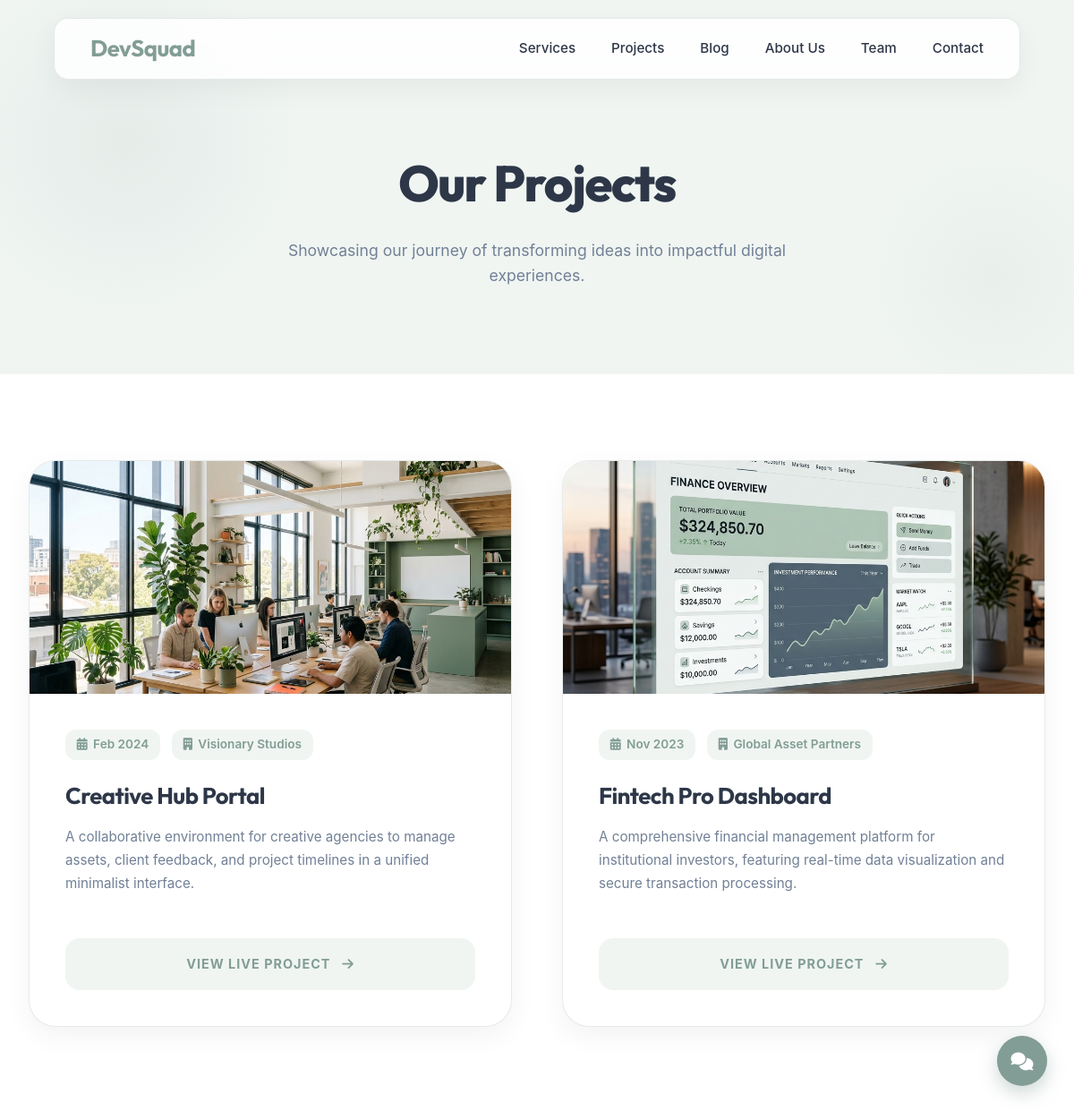
/projects/, run on the app's committed database.
### service/models.py (models this page shows, shortened)
class Project(models.Model):
    title = models.CharField(max_length=200)
    service = models.ForeignKey(Service, on_delete=models.SET_NULL, null=True, blank=True, related_name='projects')
    description = models.TextField()
    image = models.ImageField(upload_to='projects/')
    client = models.CharField(max_length=100, blank=True)
    live_url = models.URLField(blank=True, help_text="Link to the live project")
    completed_date = models.DateField(blank=True, null=True)
    created_at = models.DateTimeField(auto_now_add=True)

### service/views.py (the view)
# urls.py: path('projects/', views.project_list, name='project_list'),
def project_list(request):
    projects = Project.objects.all().order_by('-completed_date')
    return render(request, 'projects.html', {'projects': projects})

### service/templates/projects.html (shortened to what this page needs)
{% extends 'base.html' %}
{% block content %}
<div class="header-section">
    <h1>Our Projects</h1>
    <p class="subtitle">Showcasing our journey of transforming ideas into impactful digital experiences.</p>
</div>
<div class="projects-grid">
    {% for project in projects %}
    <div class="project-card">
        <div class="img-wrapper">
            <img src="{{ project.image.url }}" alt="{{ project.title }}" class="project-img">
        </div>
        <div class="project-info">
            <div class="project-meta">
                <span class="meta-tag"><i class="fas fa-calendar-alt"></i> {{ project.completed_date|date:"M Y" }}</span>
                <span class="meta-tag"><i class="fas fa-building"></i> {{ project.client }}</span>
            </div>
            <h3 class="project-title">{{ project.title }}</h3>
            <div class="description-wrapper" style="margin-bottom: 1.5rem; flex-grow: 1;">
                <div class="short-desc" style="color: var(--text-muted); line-height: 1.7; font-size: 0.95rem;">
                    {{ project.description|truncatewords:25 }}
                </div>
            </div>
            {% if project.live_url %}
            <a href="{{ project.live_url }}" target="_blank" class="view-btn">View Live Project <i
                    class="fas fa-arrow-right"></i></a>
            {% endif %}
        </div>
    </div>
    {% empty %}
    <div style="text-align: center; grid-column: 1/-1; padding: 6rem 2rem; color: var(--text-muted);">
        <i class="fas fa-folder-open fa-4x" style="margin-bottom: 1.5rem; opacity: 0.3;"></i>
        <h3 style="font-size: 1.5rem;">No projects added yet.</h3>
    </div>
    {% endfor %}
</div>
{% endblock %}

### service/templates/base.html (shortened to what this page needs)
<!DOCTYPE html>
<html lang="en">
<head>
    <link rel="stylesheet" href="https://cdnjs.cloudflare.com/ajax/libs/font-awesome/6.4.0/css/all.min.css">
</head>
<body>
    <nav class="glass">
        <a href="{% url 'home' %}" class="logo">DevSquad</a>
        <ul class="nav-links">
            <li><a href="{% url 'home' %}#services">Services</a></li>
            <li><a href="{% url 'project_list' %}">Projects</a></li>
            <li><a href="{% url 'blog_list' %}">Blog</a></li>
            <li><a href="{% url 'about_us' %}">About Us</a></li>
            <li><a href="{% url 'home' %}#team">Team</a></li>
            <li><a href="{% url 'home' %}#contact">Contact</a></li>
        </ul>
    </nav>
    {% block content %}{% endblock %}
    <div class="chat-widget">
        <div class="chat-toggle" onclick="toggleChat()">
            <i class="fas fa-comments fa-lg"></i>
        </div>
    </div>
</body>
</html>

### service/templates/base.html (style rules this page uses)
:root { --bg-color: #ffffff; --bg-alt: #f0f5f2; --primary-color: #829d95; --secondary-color: #adc2b5; --accent-color: #adc2b5; --text-color: #2d3748; --text-muted: #718096; --glass-bg: rgba(255, 255, 255, 0.85); --glass-border: rgba(130, 157, 149, 0.2); --shadow: 0 10px 30px rgba(0, 0, 0, 0.05); }
* { margin: 0; padding: 0; box-sizing: border-box; font-family: 'Inter', sans-serif; }
h1, h2, h3, h4, h5, h6, .logo { font-family: 'Outfit', sans-serif; }
body { background-color: var(--bg-color); color: var(--text-color); overflow-x: hidden; line-height: 1.6; }
img { max-width: 100%; height: auto; display: block; }
.glass { background: var(--glass-bg); backdrop-filter: blur(12px); -webkit-backdrop-filter: blur(12px); border: 1px solid var(--glass-border); border-radius: 16px; box-shadow: var(--shadow); }
nav { position: fixed; top: 20px; left: 50%; transform: translateX(-50%); width: 90%; max-width: 1200px; padding: 0.8rem 2.5rem; z-index: 1000; display: flex; justify-content: space-between; align-items: center; transition: all 0.3s ease; }
.logo { font-size: 1.6rem; font-weight: 700; color: var(--primary-color); text-decoration: none; letter-spacing: -0.5px; }
.nav-links { display: flex; gap: 2.5rem; list-style: none; }
.nav-links a { color: var(--text-color); text-decoration: none; font-weight: 500; font-size: 0.95rem; transition: all 0.3s; position: relative; }
.nav-links a::after { content: ''; position: absolute; bottom: -5px; left: 0; width: 0; height: 2px; background: var(--primary-color); transition: width 0.3s; }
.chat-widget { position: fixed; bottom: 30px; right: 30px; z-index: 1000; }
.chat-toggle { width: 56px; height: 56px; border-radius: 50%; background: var(--primary-color); color: white; display: flex; justify-content: center; align-items: center; cursor: pointer; box-shadow: 0 8px 20px rgba(130, 157, 149, 0.4); transition: all 0.3s cubic-bezier(0.175, 0.885, 0.32, 1.275); }

### service/templates/projects.html (style rules this page uses)
.header-section { padding: 10rem 2rem 6rem; text-align: center; background: var(--bg-alt); position: relative; overflow: hidden; }
.header-section::before { content: ''; position: absolute; top: -10%; left: -5%; width: 400px; height: 400px; background: radial-gradient(circle, rgba(130, 157, 149, 0.1) 0%, transparent 70%); border-radius: 50%; z-index: 1; }
.header-section::after { content: ''; position: absolute; bottom: -10%; right: -5%; width: 300px; height: 300px; background: radial-gradient(circle, rgba(173, 194, 181, 0.1) 0%, transparent 70%); border-radius: 50%; z-index: 1; }
.header-section h1 { font-size: 3.5rem; font-weight: 800; color: var(--text-color); margin-bottom: 1rem; letter-spacing: -1.5px; position: relative; z-index: 2; }
.subtitle { color: var(--text-muted); font-size: 1.1rem; max-width: 650px; margin: 0 auto; line-height: 1.6; position: relative; z-index: 2; }
.projects-grid { display: grid; grid-template-columns: repeat(auto-fill, minmax(360px, 1fr)); gap: 3.5rem; padding: 6rem 2rem; max-width: 1300px; margin: 0 auto; }
.project-card { border-radius: 30px; overflow: hidden; border: 1px solid var(--glass-border); background: white; transition: all 0.5s cubic-bezier(0.165, 0.84, 0.44, 1); height: 100%; display: flex; flex-direction: column; box-shadow: var(--shadow); }
.img-wrapper { position: relative; width: 100%; height: 260px; overflow: hidden; }
.project-img { width: 100%; height: 100%; object-fit: cover; transition: transform 0.8s ease; }
.project-info { padding: 2.5rem; flex: 1; display: flex; flex-direction: column; }
.project-meta { display: flex; flex-wrap: wrap; gap: 0.8rem; margin-bottom: 1.2rem; }
.meta-tag { display: inline-flex; align-items: center; gap: 0.4rem; padding: 0.4rem 0.8rem; border-radius: 12px; background: var(--bg-alt); color: var(--primary-color); font-size: 0.85rem; font-weight: 600; transition: all 0.3s; }
.project-title { font-size: 1.6rem; margin-bottom: 0.8rem; color: var(--text-color); font-weight: 700; letter-spacing: -0.5px; }
.view-btn { display: flex; align-items: center; justify-content: center; gap: 0.8rem; padding: 1.1rem; background: var(--bg-alt); color: var(--primary-color); text-decoration: none; font-weight: 700; font-size: 0.9rem; text-transform: uppercase; letter-spacing: 1px; border-radius: 16px; transition: all 0.3s; margin-top: 1.5rem; }

### data on the page
Project: image (picture), completed_date "Feb 2024", client "Visionary Studios", title "Creative Hub Portal", description "A collaborative environment for creative agencies to manage assets, client feedback, and project timelines in a unified minimalist interface."
Project: image (picture), completed_date "Nov 2023", client "Global Asset Partners", title "Fintech Pro Dashboard", description "A comprehensive financial management platform for institutional investors, featuring real-time data visualization and secure transaction processing."
